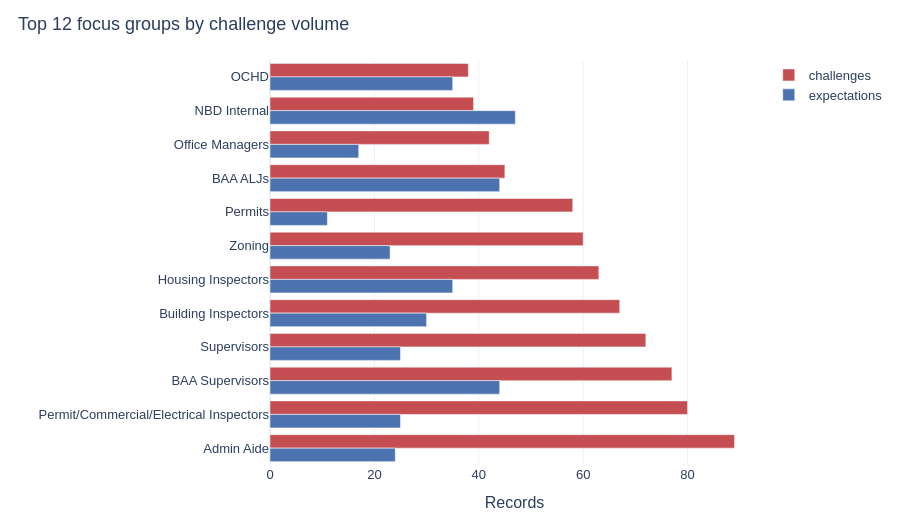

Write notebook code for a chart like this one.
### Code cell
top_n = 12
group_totals = (
    challenges.groupby("focus_group", as_index=False)
    .size()
    .rename(columns={"size": "challenges"})
    .sort_values("challenges", ascending=False)
    .head(top_n)
)
exp_totals = (
    expectations.groupby("focus_group", as_index=False)
    .size()
    .rename(columns={"size": "expectations"})
)
group_cmp = group_totals.merge(exp_totals, on="focus_group", how="left").fillna(0)
group_long = group_cmp.melt(
    id_vars="focus_group",
    value_vars=["challenges", "expectations"],
    var_name="kind",
    value_name="count",
)

fig = px.bar(
    group_long,
    y="focus_group",
    x="count",
    color="kind",
    barmode="group",
    orientation="h",
    title=f"Top {top_n} focus groups by challenge volume",
    color_discrete_map={"challenges": "#C44E52", "expectations": "#4C72B0"},
    category_orders={
        "focus_group": group_totals["focus_group"].tolist(),
        "kind": ["challenges", "expectations"],
    },
)
fig.update_layout(
    xaxis_title="Records",
    yaxis_title="",
    height=520,
    legend_title="",
    yaxis=dict(autorange="reversed"),
)
show(fig, "top_focus_groups")

### Figure 1 — Plotly figure (JSON) as saved in the notebook; plotly's stock layout.template omitted (floating-point values rounded to 4 significant figures)
{"data": [{"alignmentgroup": "True", "hovertemplate": "kind=challenges<br>count=%{x}<br>focus_group=%{y}<extra></extra>", "legendgroup": "challenges", "marker": {"color": "#C44E52", "pattern": {"shape": ""}}, "name": "challenges", "offsetgroup": "challenges", "orientation": "h", "showlegend": true, "textposition": "auto", "type": "bar", "x": [89, 80, 77, 72, 67, 63, 60, 58, 45, 42, 39, 38], "xaxis": "x", "y": ["Admin Aide", "Permit/Commercial/Electrical Inspectors", "BAA Supervisors", "Supervisors", "Building Inspectors", "Housing Inspectors", "Zoning", "Permits", "BAA ALJs", "Office Managers", "NBD Internal", "OCHD"], "yaxis": "y"}, {"alignmentgroup": "True", "hovertemplate": "kind=expectations<br>count=%{x}<br>focus_group=%{y}<extra></extra>", "legendgroup": "expectations", "marker": {"color": "#4C72B0", "pattern": {"shape": ""}}, "name": "expectations", "offsetgroup": "expectations", "orientation": "h", "showlegend": true, "textposition": "auto", "type": "bar", "x": [24, 25, 44, 25, 30, 35, 23, 11, 44, 17, 47, 35], "xaxis": "x", "y": ["Admin Aide", "Permit/Commercial/Electrical Inspectors", "BAA Supervisors", "Supervisors", "Building Inspectors", "Housing Inspectors", "Zoning", "Permits", "BAA ALJs", "Office Managers", "NBD Internal", "OCHD"], "yaxis": "y"}], "layout": {"barmode": "group", "font": {"family": "IBM Plex Sans, Helvetica, Arial, sans-serif", "size": 13}, "height": 520, "legend": {"title": {"text": ""}, "tracegroupgap": 0}, "margin": {"b": 40, "l": 40, "r": 30, "t": 60}, "title": {"text": "Top 12 focus groups by challenge volume", "x": 0.02, "xanchor": "left"}, "xaxis": {"anchor": "y", "domain": [0, 1], "title": {"text": "Records"}}, "yaxis": {"anchor": "x", "autorange": "reversed", "categoryarray": ["OCHD", "NBD Internal", "Office Managers", "BAA ALJs", "Permits", "Zoning", "Housing Inspectors", "Building Inspectors", "Supervisors", "BAA Supervisors", "Permit/Commercial/Electrical Inspectors", "Admin Aide"], "categoryorder": "array", "domain": [0, 1], "title": {"text": ""}}}}
